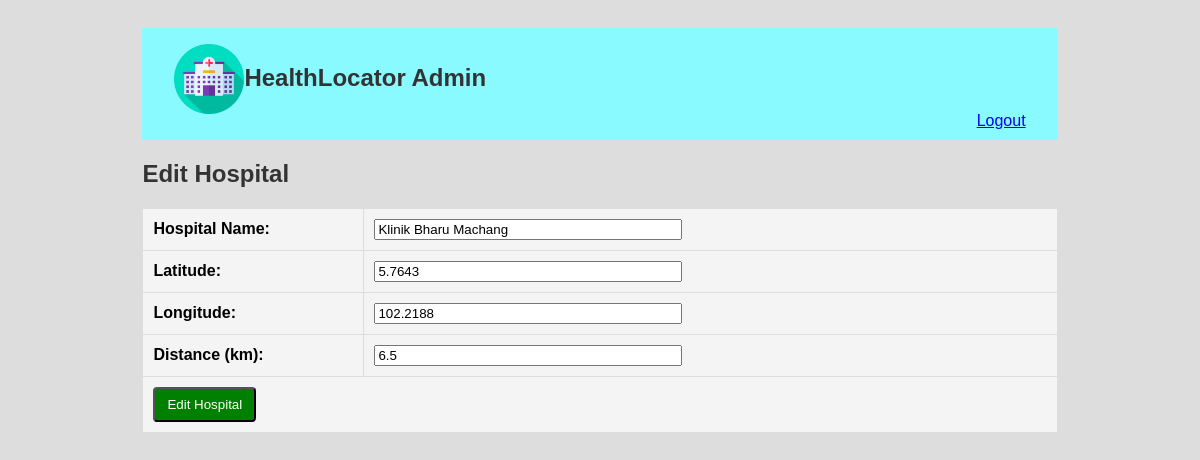
The app's page /edit_hospital.php?id=8 with its own data.
### tables this page shows
CREATE TABLE `hospital` (
  `hospital_id` int(11) NOT NULL,
  `hospital_name` varchar(100) NOT NULL,
  `latitude` varchar(100) NOT NULL,
  `longitude` varchar(100) NOT NULL,
  `distance` double NOT NULL
);

### edit_hospital.php (the view, shortened to what this page needs)
<?php include 'connect.php'; ?>
<!DOCTYPE html>
<html>
<head>
</head>
<body>
    <div class="container">
        <div style="background: #89faff; padding: 1rem; height: 80px;">
        <img src="ic_health_locator_logo.png" alt="logo" width="70" height="70" style="padding-left: 1rem; float: left;">
        <h2 >HealthLocator Admin</h2>
        <a href="login.php" style="float: right; padding-right: 1rem;">Logout</a>
        </div>
    <h2>Edit Hospital</h2>
    <form method="POST">
    <table>
        <?php
        if(!empty($_GET['id'])){
            $id = $_GET['id'];
            $result = $conn->query("SELECT * FROM HOSPITAL WHERE HOSPITAL_ID = '$id'");
            while ($row = $result->fetch_assoc()) {
        ?>
        <tr><th>Hospital Name: </th><td><input type="text" name="name" value="<?php echo $row['hospital_name'];?>" class="ip" required></td></tr>
        <tr><th>Latitude: </th><td><input type="text" name="lat" value="<?php echo $row['latitude'];?>" class="ip" required></textarea></td></tr>
        <tr><th>Longitude: </th><td><input type="text" name="long" value="<?php echo $row['longitude'];?>" class="ip" required></td></tr>
        <tr><th>Distance (km): </th><td><input type="text" name="distance" value="<?php echo $row['distance'];?>" class="ip" required></td></tr>
        <tr><th colspan=2><input type="submit" name="submit" class="btn" value="Edit Hospital"></th></tr>
        <?php
        }}
        ?>
    </table>
    </form>
</div>
</body>
</html>

### edit_hospital.php (style rules this page uses)
body { background: #dddddd; font-family: Arial, sans-serif; padding: 20px; }
h2 { color: #333; }
table { width: 100%; border-collapse: collapse; margin-top: 20px; }
th, td { background-color: #f4f4f4; border: 1px solid #ddd; padding: 10px; text-align: left; }
th { width: 200px; }
.ip { width: 300px; }
.container { width: 80%; margin: auto; }
.btn { text-decoration: none; padding: 8px 12px; background: green; color: white; border-radius: 4px; }

### records on screen
hospital: name "Klinik Bharu Machang", lat "5.7643", long "102.2188", distance "6.5"
